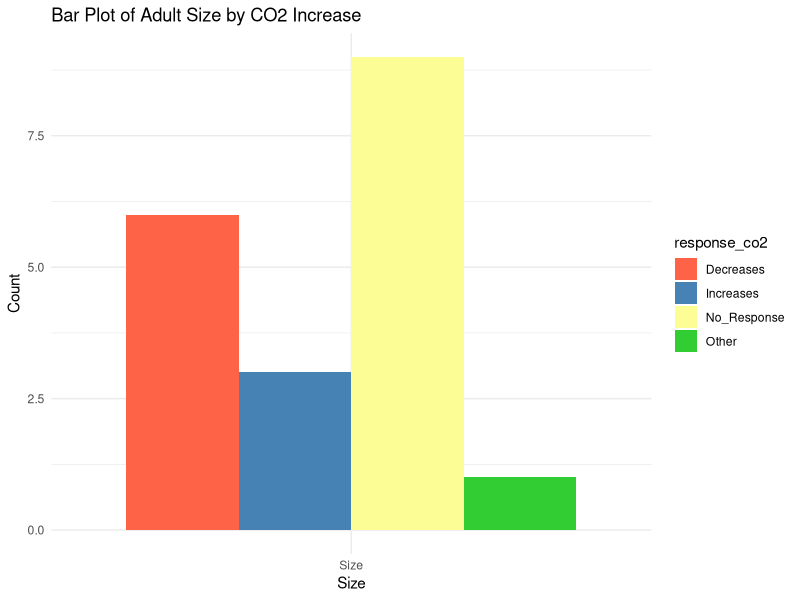
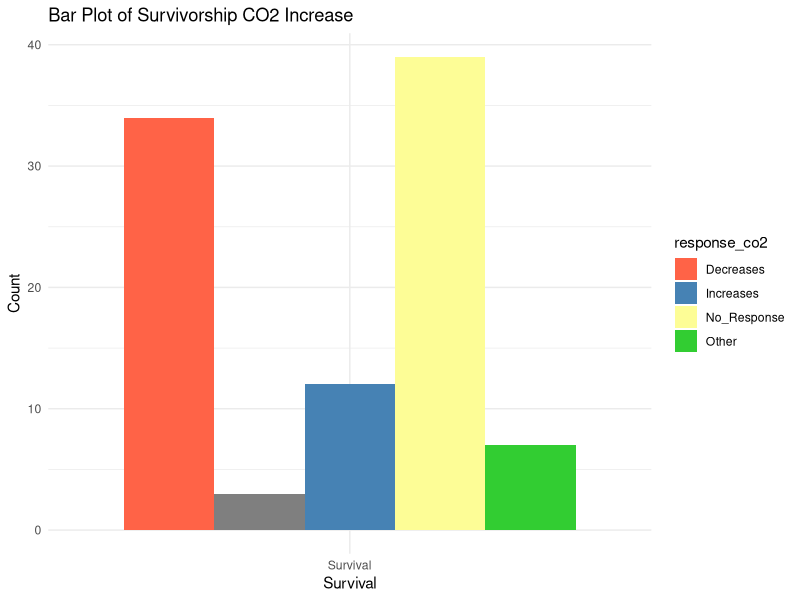
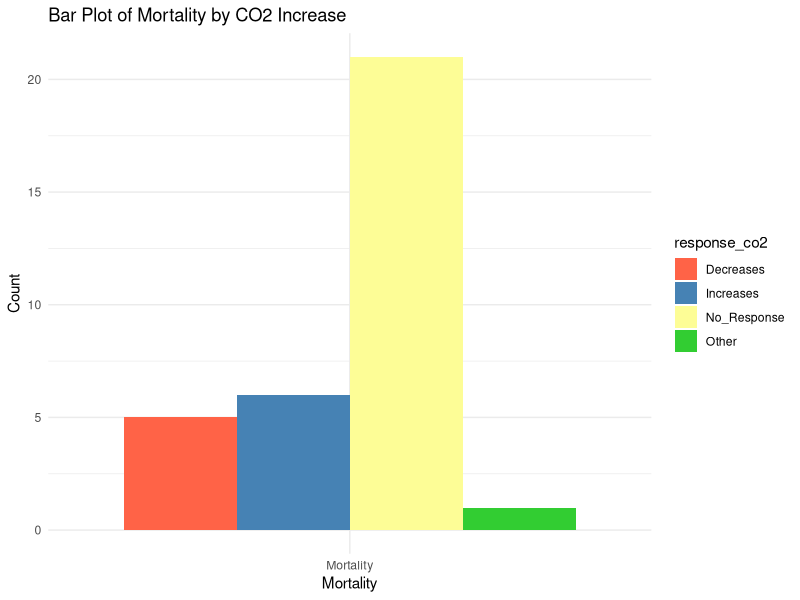
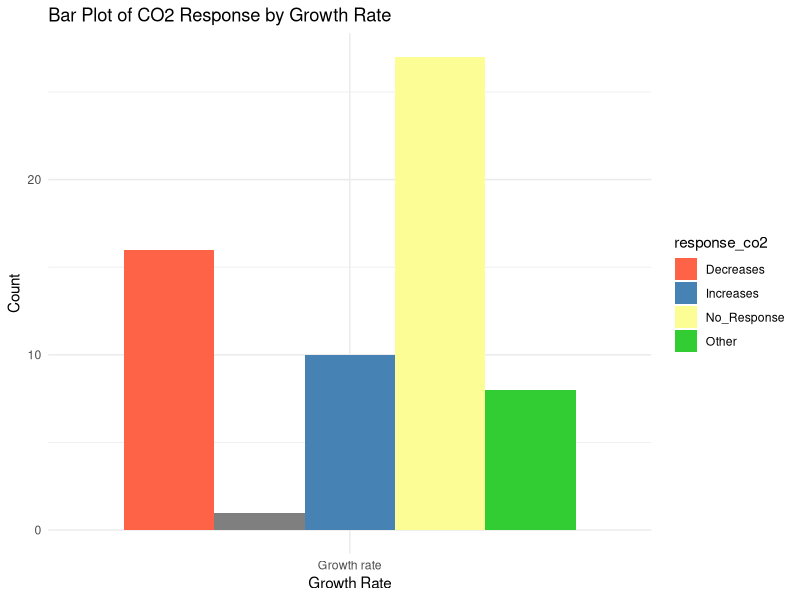
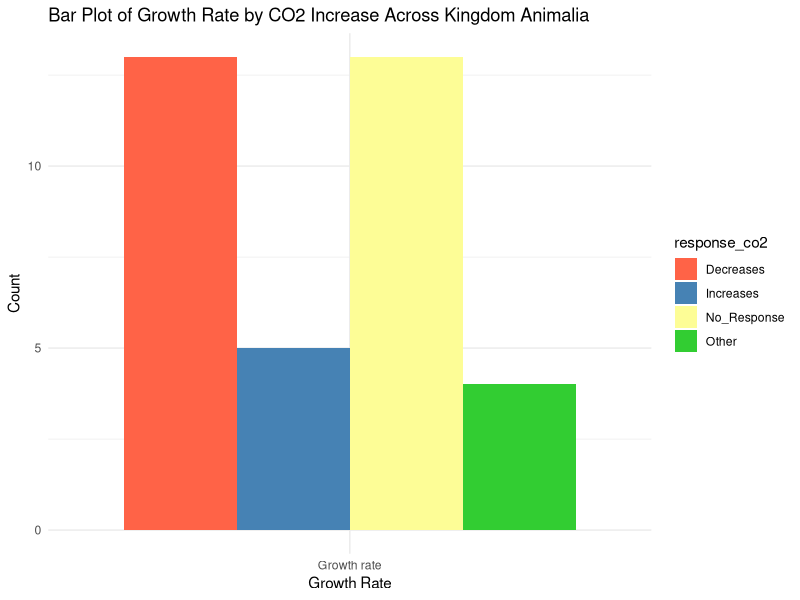
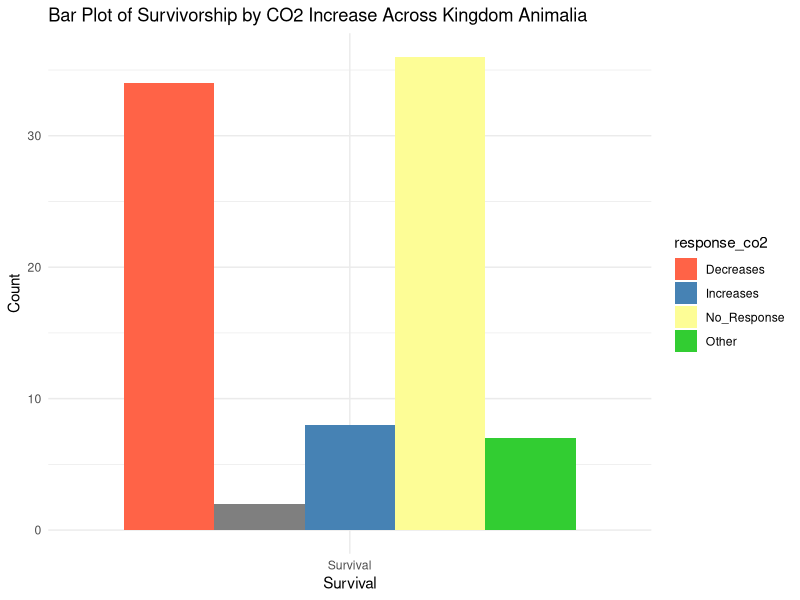
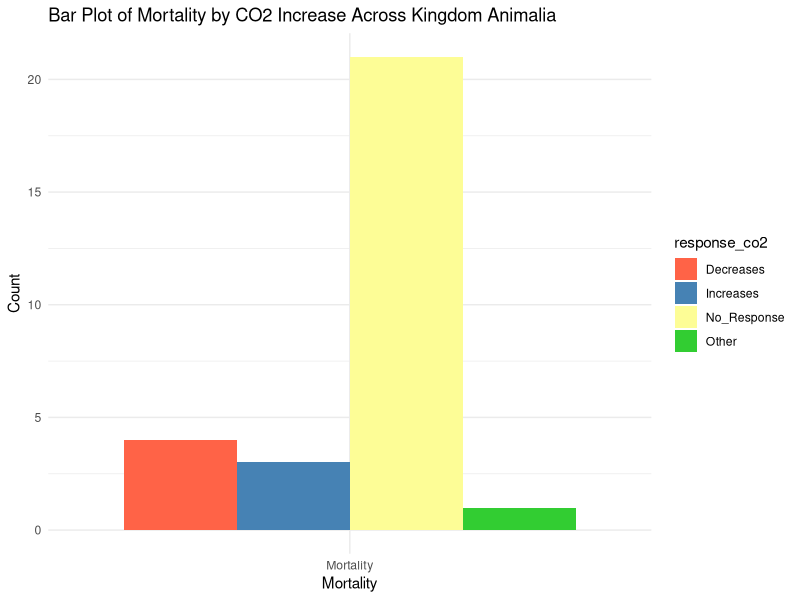
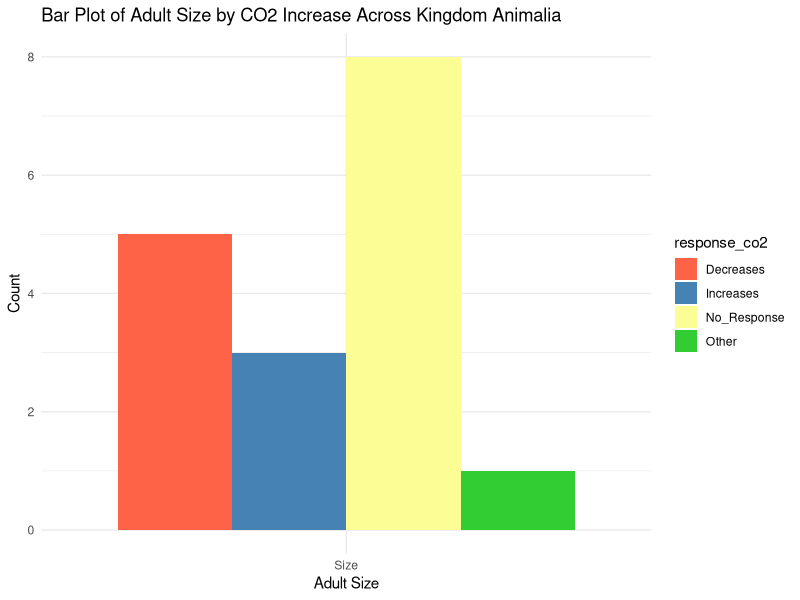

Write the R code that produced these figures, in order.
## ---- chunk 1
raw_data <- read.csv("Bio Project Data.csv")
raw_data <- na.omit(raw_data)
head(raw_data)
## ---- chunk 2
library(dplyr)
summarize(raw_data)
## ---- chunk 3
# Use filter to extract specific locations
raw_data_response <- raw_data %>%
  filter(Response%in% c("Size", "Survival", "Shell length", "Mortality", "Growth rate"))
raw_data_response
## ---- chunk 4
library(ggplot2)
custom_colors <- c("Decreases" = "#FF6347",   # Tomato
                   "Increases" = "#4682B4",   # SteelBlue
                   "Other" = "#32CD32",
                   "No_Response" = "#FDFD96")
raw_data_size <- raw_data_response %>%
  filter(Response%in% c("Size"))
response_co2 <- as.factor(raw_data_size$ResponseToCO2Increase)
size_plot <- ggplot(raw_data_size, aes(x = Response, fill = response_co2)) +
  geom_bar(position = "dodge") +  # Position bars side by side
  labs(title = "Bar Plot of Adult Size by CO2 Increase",
       x = "Size",
       y = "Count") +
  theme_minimal() +
  scale_fill_manual(values = custom_colors)

size_plot
## ---- chunk 5
library(ggplot2)
custom_colors <- c("Decreases" = "#FF6347",   # Tomato
                   "Increases" = "#4682B4",   # SteelBlue
                   "Other" = "#32CD32",
                   "No_Response" = "#FDFD96")
raw_data_survival <- raw_data_response %>%
  filter(Response%in% c("Survival"))
response_co2 <- as.factor(raw_data_survival$ResponseToCO2Increase)
survival_plot <- ggplot(raw_data_survival, aes(x = Response, fill = response_co2)) +
  geom_bar(position = "dodge") +  # Position bars side by side
  labs(title = "Bar Plot of Survivorship CO2 Increase",
       x = "Survival",
       y = "Count") +
  theme_minimal() +
  scale_fill_manual(values = custom_colors)

survival_plot
## ---- chunk 6
library(ggplot2)
custom_colors <- c("Decreases" = "#FF6347",   # Tomato
                   "Increases" = "#4682B4",   # SteelBlue
                   "Other" = "#32CD32",
                   "No_Response" = "#FDFD96")
raw_data_mortality <- raw_data_response %>%
  filter(Response%in% c("Mortality"))
response_co2 <- as.factor(raw_data_mortality$ResponseToCO2Increase)
mortality_plot <- ggplot(raw_data_mortality, aes(x = Response, fill = response_co2)) +
  geom_bar(position = "dodge") +  # Position bars side by side
  labs(title = "Bar Plot of Mortality by CO2 Increase",
       x = "Mortality",
       y = "Count") +
  theme_minimal() +
  scale_fill_manual(values = custom_colors)
mortality_plot
## ---- chunk 7
library(ggplot2)
custom_colors <- c("Decreases" = "#FF6347",   # Tomato
                   "Increases" = "#4682B4",   # SteelBlue
                   "Other" = "#32CD32",
                   "No_Response" = "#FDFD96")
raw_data_growth <- raw_data_response %>%
  filter(Response%in% c("Growth rate"))
response_co2 <- as.factor(raw_data_growth$ResponseToCO2Increase)
growth_plot <- ggplot(raw_data_growth, aes(x = Response, fill = response_co2)) +
  geom_bar(position = "dodge") +  # Position bars side by side
  labs(title = "Bar Plot of CO2 Response by Growth Rate",
       x = "Growth Rate",
       y = "Count") +
  theme_minimal() +
  scale_fill_manual(values = custom_colors)
growth_plot
## ---- chunk 8
library(ggplot2)
custom_colors <- c("Decreases" = "#FF6347",   # Tomato
                   "Increases" = "#4682B4",   # SteelBlue
                   "Other" = "#32CD32",
                   "No_Response" = "#FDFD96")
raw_data_growth_animal <- raw_data_response %>%
  filter(Response == c("Growth rate"), Kingdom == c("Animalia"))
summarize(raw_data_growth_animal)
response_co2 <- as.factor(raw_data_growth_animal$ResponseToCO2Increase)
growth_plot_animal <- ggplot(raw_data_growth_animal, aes(x = Response, fill = response_co2)) +
  geom_bar(position = "dodge") +  # Position bars side by side
  labs(title = "Bar Plot of Growth Rate by CO2 Increase Across Kingdom Animalia",
       x = "Growth Rate",
       y = "Count") +
  theme_minimal() +
  scale_fill_manual(values = custom_colors)
growth_plot_animal
## ---- chunk 9
library(ggplot2)
custom_colors <- c("Decreases" = "#FF6347",   # Tomato
                   "Increases" = "#4682B4",   # SteelBlue
                   "Other" = "#32CD32",
                   "No_Response" = "#FDFD96")
raw_data_survival_animal <- raw_data_response %>%
  filter(Response == c("Survival"), Kingdom == c("Animalia"))
summarize(raw_data_survival_animal)
response_co2 <- as.factor(raw_data_survival_animal$ResponseToCO2Increase)
survival_plot_animal <- ggplot(raw_data_survival_animal, aes(x = Response, fill = response_co2)) +
  geom_bar(position = "dodge") +  # Position bars side by side
  labs(title = "Bar Plot of Survivorship by CO2 Increase Across Kingdom Animalia",
       x = "Survival",
       y = "Count") +
  theme_minimal() +
  scale_fill_manual(values = custom_colors)

survival_plot_animal
## ---- chunk 10
library(ggplot2)
custom_colors <- c("Decreases" = "#FF6347",   # Tomato
                   "Increases" = "#4682B4",   # SteelBlue
                   "Other" = "#32CD32",
                   "No_Response" = "#FDFD96")
raw_data_mortality_animal <- raw_data_response %>%
  filter(Response == c("Mortality"), Kingdom == c("Animalia"))
summarize(raw_data_mortality_animal)
response_co2 <- as.factor(raw_data_mortality_animal$ResponseToCO2Increase)
mortality_plot_animal <- ggplot(raw_data_mortality_animal, aes(x = Response, fill = response_co2)) +
  geom_bar(position = "dodge") +  # Position bars side by side
  labs(title = "Bar Plot of Mortality by CO2 Increase Across Kingdom Animalia",
       x = "Mortality",
       y = "Count") +
  theme_minimal() +
  scale_fill_manual(values = custom_colors)

mortality_plot_animal
## ---- chunk 11
library(ggplot2)
custom_colors <- c("Decreases" = "#FF6347",   # Tomato
                   "Increases" = "#4682B4",   # SteelBlue
                   "Other" = "#32CD32",
                   "No_Response" = "#FDFD96")
raw_data_size_animal <- raw_data_response %>%
  filter(Response == c("Size"), Kingdom == c("Animalia"))
summarize(raw_data_size_animal)
response_co2 <- as.factor(raw_data_size_animal$ResponseToCO2Increase)
size_plot_animal <- ggplot(raw_data_size_animal, aes(x = Response, fill = response_co2)) +
  geom_bar(position = "dodge") +  # Position bars side by side
  labs(title = "Bar Plot of Adult Size by CO2 Increase Across Kingdom Animalia",
       x = "Adult Size",
       y = "Count") +
  theme_minimal() +
  scale_fill_manual(values = custom_colors)

size_plot_animal
## ---- chunk 12
library(ggplot2)
custom_colors <- c("Decreases" = "#FF6347",   # Tomato
                   "Increases" = "#4682B4",   # SteelBlue
                   "Other" = "#32CD32",
                   "No_Response" = "#FDFD96")
raw_data_growth_plant <- raw_data_response %>%
  filter(Response == c("Growth rate"), Kingdom == c("Chromista"))
summarize(raw_data_growth_plant)
response_co2 <- as.factor(raw_data_growth_plant$ResponseToCO2Increase)
growth_plot_plant <- ggplot(raw_data_growth_plant, aes(x = Response, fill = response_co2)) +
  geom_bar(position = "dodge") +  # Position bars side by side
  labs(title = "Bar Plot of Growth Rate by CO2 Increase Across Kingdom Chromista",
       x = "Growth Rate",
       y = "Count") +
  theme_minimal() +
  scale_fill_manual(values = custom_colors)
growth_plot_plant
## ---- chunk 13
library(ggplot2)
custom_colors <- c("Decreases" = "#FF6347",   # Tomato
                   "Increases" = "#4682B4",   # SteelBlue
                   "Other" = "#32CD32",
                   "No_Response" = "#FDFD96")
raw_data_size_plant <- raw_data_response %>%
  filter(Response == c("Size"), Kingdom == c("Chromista"))
summarize(raw_data_size_plant)
response_co2 <- as.factor(raw_data_size_plant$ResponseToCO2Increase)
size_plot_plant <- ggplot(raw_data_size_plant, aes(x = Response, fill = response_co2)) +
  geom_bar(position = "dodge") +  # Position bars side by side
  labs(title = "Bar Plot of Adult Size by CO2 Increase Across Kingdom Chromista",
       x = "Adult Size",
       y = "Count") +
  theme_minimal() +
  scale_fill_manual(values = custom_colors)

size_plot_plant
## ---- chunk 14
library(ggplot2)
custom_colors <- c("Decreases" = "#FF6347",   # Tomato
                   "Increases" = "#4682B4",   # SteelBlue
                   "Other" = "#32CD32",
                   "No_Response" = "#FDFD96")
raw_data_mortality_plant <- raw_data_response %>%
  filter(Response == c("Mortality"), Kingdom == c("Chromista"))
summarize(raw_data_mortality_plant)
response_co2 <- as.factor(raw_data_mortality_plant$ResponseToCO2Increase)
mortality_plot_plant <- ggplot(raw_data_mortality_plant, aes(x = Response, fill = response_co2)) +
  geom_bar(position = "dodge") +  # Position bars side by side
  labs(title = "Bar Plot of Mortality by CO2 Increase Across Kingdom Chromista",
       x = "Mortality",
       y = "Count") +
  theme_minimal() +
  scale_fill_manual(values = custom_colors)

mortality_plot_plant
## ---- chunk 15
library(ggplot2)
custom_colors <- c("Decreases" = "#FF6347",   # Tomato
                   "Increases" = "#4682B4",   # SteelBlue
                   "Other" = "#32CD32",
                   "No_Response" = "#FDFD96")
raw_data_survival_plant <- raw_data_response %>%
  filter(Response == c("Survival"), Kingdom == c("Chromista"))
summarize(raw_data_survival_plant)
response_co2 <- as.factor(raw_data_survival_plant$ResponseToCO2Increase)
survival_plot_plant <- ggplot(raw_data_survival_plant, aes(x = Response, fill = response_co2)) +
  geom_bar(position = "dodge") +  # Position bars side by side
  labs(title = "Bar Plot of Survivorship by CO2 Increase Across Kingdom Chromista",
       x = "Survival",
       y = "Count") +
  theme_minimal() +
  scale_fill_manual(values = custom_colors)

survival_plot_plant
